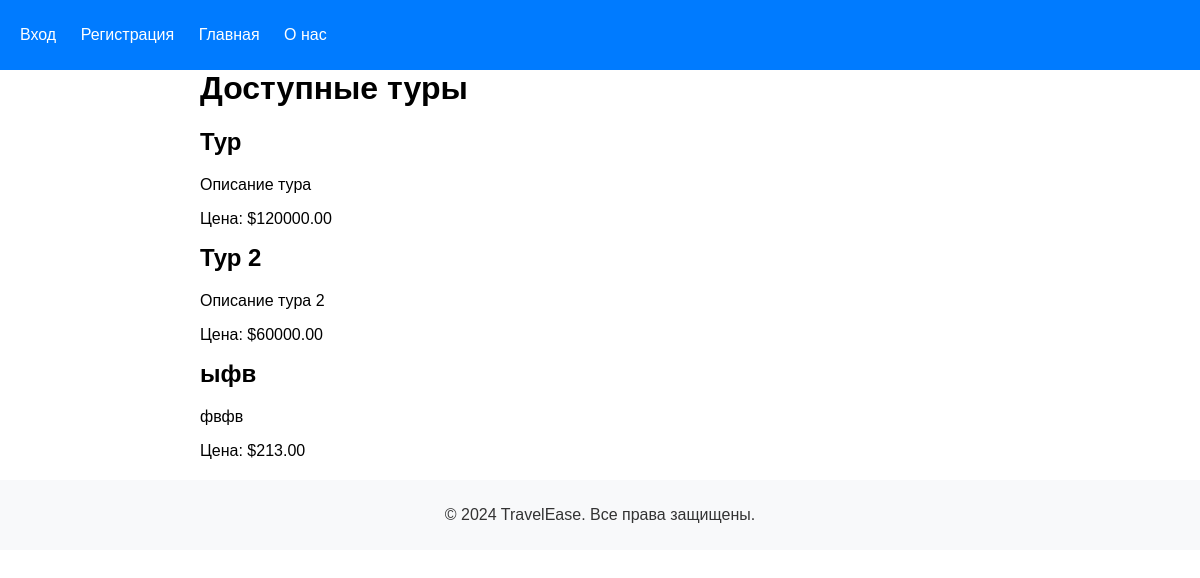
The page /user/tours.php on the database its author committed.
### tables this page shows
CREATE TABLE `tours` (
  `id` int(11) NOT NULL,
  `name` varchar(255) DEFAULT NULL,
  `description` text DEFAULT NULL,
  `image_path` varchar(255) DEFAULT NULL,
  `price` decimal(10,2) DEFAULT NULL,
  `duration` int(11) DEFAULT NULL
);

### user/tours.php (the view, shortened to what this page needs)
<?php
include('../includes/db_connection.php');
?>
<!DOCTYPE html>
<html lang="en">
<head>
    <link rel="stylesheet" href="../css/style.css">
</head>
<body>
    <?php include('../includes/header.php'); ?>
    <div class="content">
        <h1>Доступные туры</h1>
        <?php
        $sql = "SELECT * FROM tours";
        $result = mysqli_query($conn, $sql);
        if (mysqli_num_rows($result) > 0) {
            while ($row = mysqli_fetch_assoc($result)) {
                echo "<div class='tour'>";
                echo "<h2>" . $row['name'] . "</h2>";
                echo "<p>" . $row['description'] . "</p>";
                echo "<p>Цена: $" . $row['price'] . "</p>";
                echo "</div>";
            }
        } else {
            echo "<p>Извините, в данный момент нет доступных туров.</p>";
        }
        ?>
    </div>
    <?php include('../includes/footer.php'); ?>
</body>
</html>

### css/style.css (style rules this page uses)
body, html { margin: 0; padding: 0; font-family: Arial, sans-serif; }
h1, h2, h3, h4, h5, h6 { font-family: Arial, sans-serif; margin-top: 0; }
.content { margin: 20px; max-width: 800px; margin: 0 auto; }

### rows shown on the page
tours: name "Тур", description "Описание тура", price "120000.00"
tours: name "Тур 2", description "Описание тура 2", price "60000.00"
tours: name "ыфв", description "фвфв", price "213.00"
